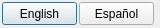
<?xml version="1.0" encoding="UTF-8"?>
<ui version="4.0">
 <class>Dialog</class>
 <widget class="QDialog" name="Dialog">
  <property name="geometry">
   <rect>
    <x>0</x>
    <y>0</y>
    <width>160</width>
    <height>28</height>
   </rect>
  </property>
  <property name="windowTitle">
   <string>FNVPC - Language / Idioma</string>
  </property>
  <widget class="QPushButton" name="english">
   <property name="geometry">
    <rect>
     <x>2</x>
     <y>2</y>
     <width>75</width>
     <height>23</height>
    </rect>
   </property>
   <property name="text">
    <string>English</string>
   </property>
  </widget>
  <widget class="QPushButton" name="espanol">
   <property name="geometry">
    <rect>
     <x>79</x>
     <y>2</y>
     <width>75</width>
     <height>23</height>
    </rect>
   </property>
   <property name="text">
    <string>Español</string>
   </property>
  </widget>
 </widget>
 <resources/>
 <connections/>
</ui>
